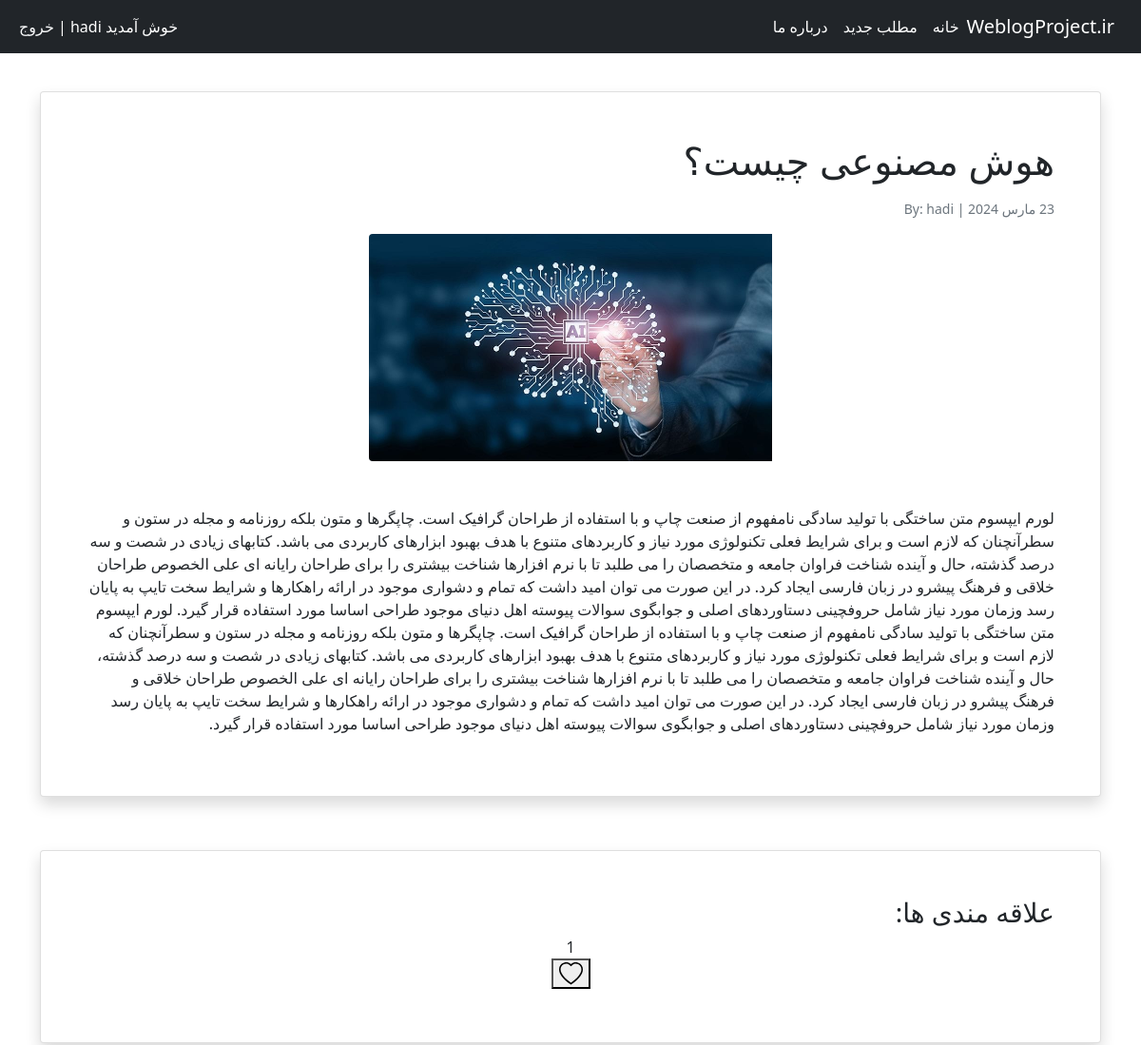
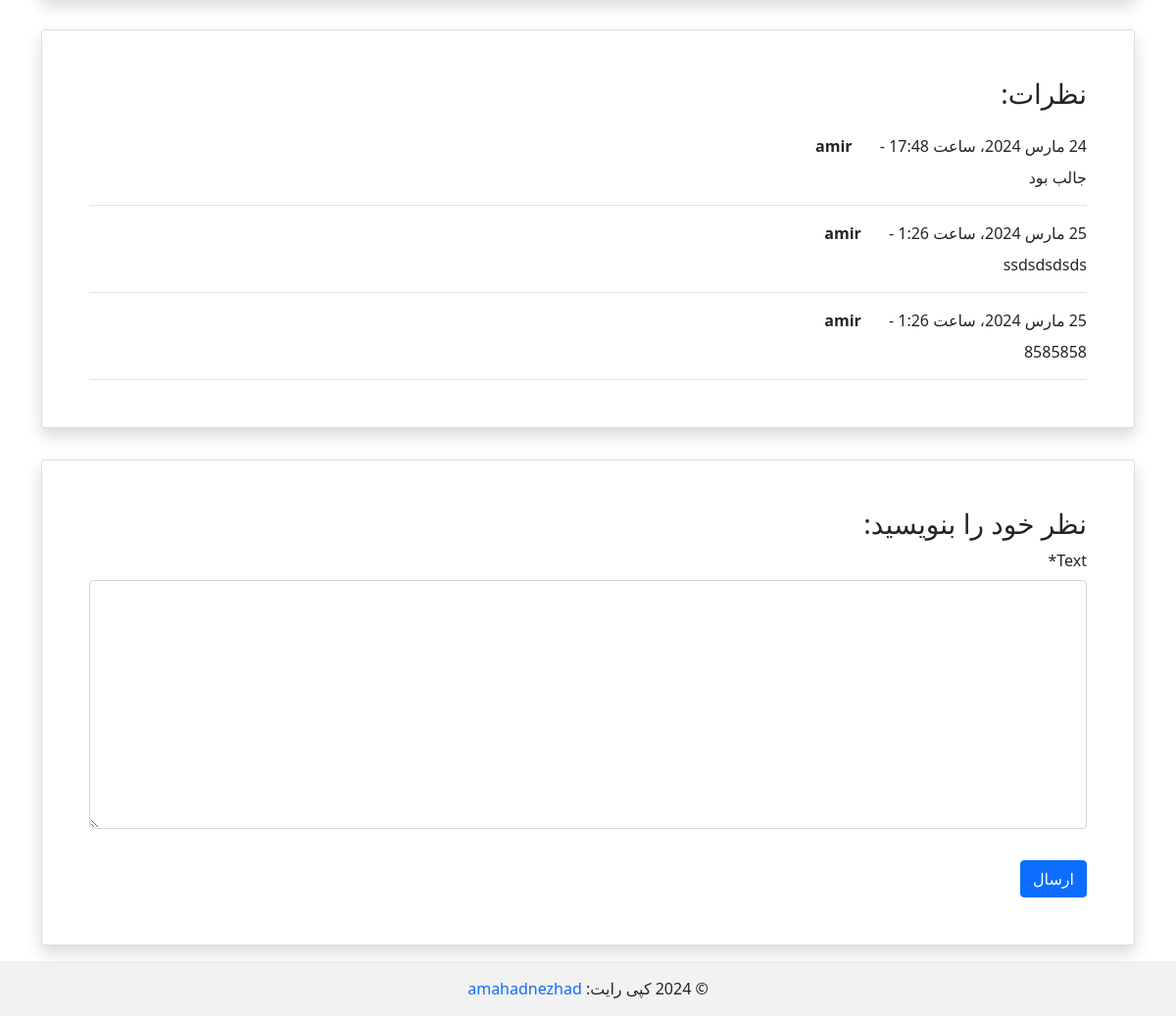
The app's page /post/11 (signed in) with its own data (2 pictures, top to bottom).
### blog/models.py (models this page shows, shortened)
class Post(models.Model):
    STATUS_CHOICES = (
        ('pub', _('Published')),
        ('drf', _('Draft')),
    )
    author = models.ForeignKey(get_user_model(), verbose_name=_("Author"), on_delete=models.CASCADE)
    title = models.CharField(verbose_name=_("Title"), max_length=200)
    text = models.TextField(verbose_name=_("Text"),)
    status = models.CharField(choices=STATUS_CHOICES, verbose_name=_("Status"), max_length=3)
    cover = models.ImageField(upload_to='covers/', verbose_name=_("Cover"), blank=True)
    likes = models.ManyToManyField(get_user_model(), verbose_name=_("likes"), related_name='liked_posts', blank=True)
    date_created = models.DateField(auto_now_add=True, verbose_name=_("Date_created"),)
    datetime_created = models.DateTimeField(auto_now_add=True, verbose_name=_("DateTime_Created"),)
    datetime_modified = models.DateTimeField(auto_now=True, verbose_name=_("DateTime_Modified"),)

class Comment(models.Model):
    user = models.ForeignKey(get_user_model(), on_delete=models.CASCADE)
    post = models.ForeignKey(Post, related_name='comments', on_delete=models.CASCADE)
    text = models.TextField()
    is_active = models.BooleanField(default=False)
    datetime_created = models.DateTimeField(auto_now_add=True)

### accounts/models.py (models this page shows)
class CustomUser(AbstractUser):
    pass

### blog/views.py (the view)
# urls.py: path('post/<int:pk>', post_detail_view, name="post_detail"),
@login_required
def post_detail_view(request, pk):
    post = get_object_or_404(Post, pk=pk)
    comments = post.comments.all()
    if request.method == "POST":
        comment_form = CommentForm(request.POST)
        if comment_form.is_valid():
            new_comment = comment_form.save(commit=False)
            new_comment.post = post
            new_comment.user = request.user
            new_comment.save()
            comment_form = CommentForm()
            messages.success(request, _("Comment Added SuccessFully"))
    else:
        comment_form = CommentForm()
    return render(request, 'blog/post_detail.html', context={'post': post, 'comments': comments,
                                                             'comment_form': comment_form, })

### blog/forms.py
class CommentForm(forms.ModelForm):
    class Meta:
        model = Comment
        fields = ['text', ]

### blog/templates/blog/post_detail.html (shortened to what this page needs)
{% extends '_base.html' %}
{% load jalali_tags %}
{% load crispy_forms_tags %}
{% load i18n %}
{% block content %}
    <div class="container mt-4">
        <div class="row">
            <div class="col-12">
                <div class="card shadow my-3 p-5">
                    <h1>{{ post.title }}</h1>
                    <p class="small text-muted mt-2">{{ post.date_created|to_jalali:'%Y/%m/%d' }} | By: {{ post.author }}</p>
                    <center>
                        <div class="col-xs-15 col-md-5 d-flex justify-content-center">
                            {% if post.cover %}
                                <img src="{{ post.cover.url }}" class="img-fluid rounded-start">
                            {% endif %}
                        </div>
                    </center>
                    <p class="mt-5">{{ post.text }}</p>
                </div>
            </div>
            <div class="container mt-4">
                <div class="row">
                    <div class="col-12">
                        <div class="card shadow my-3 p-5">
                            <h3>{% trans "Likes" %}:</h3>
                            <div class="text-center">
                                {{ post.likes.count }}
                                {% if user.is_authenticated %}
                                    {% if user in post.likes.all %}
                                        <form method="POST" action="{% url 'like_post' post.id %}">
                                            {% csrf_token %}
                                            <button type="submit">
                                                <svg xmlns="http://www.w3.org/2000/svg" width="25" height="25"
                                                     fill="currentColor" class="bi bi-heart-fill" viewBox="0 0 16 16">
                                                    <path fill-rule="evenodd"
                                                          d="M8 1.314C12.438-3.248 23.534 4.735 8 15-7.534 4.736 3.562-3.248 8 1.314"/>
                                                </svg>
                                            </button>
                                        </form>
                                    {% else %}
                                        <form method="POST" action="{% url 'like_post' post.id %}">
                                            <button type="submit">
                                            </button>
                                        </form>
                                    {% endif %}
                                    </div>
                                {% endif %}
                        </div>
                    </div>
                </div>
            </div>
            <div class="col-12">
                <div class="card shadow my-3 p-5">
                    <h3>{% trans "Comments" %}:</h3>
                    {% if post.comments %}
                        {% for comment in post.comments.all %}
                            <div class="border-bottom mt-3">
                                <div class="review__meta" dir="rtl">
                                    <span class="review__published-date">{{ comment.datetime_created|to_jalali:'%Y/%m/%d' }}</span>
                                    <span class="review__dash"> - </span>
                                    <strong class="review__author px-4 ">{{ comment.user.username }}</strong>
                                </div>
                                <p class="mt-2">
                                    {{ comment.text }}
                                </p>
                            </div>
                        {% endfor %}
                    {% else %}
                        <p>{% trans "No comments yet! Be the first one." %}</p>
                    {% endif %}
                </div>
            </div>
            <div class="col-12">
                <div class="card shadow my-3 p-5">
                    <h3>{% trans "Add new comment" %}:</h3>
                    <form method="POST">
                        {{ comment_form|crispy }}
                        <button type="submit" class="btn btn-primary mt-3">{% trans "Send" %}</button>
                    </form>
                </div>
            </div>
        </div>
    </div>
{% endblock content %}

### records on screen
Post: title "هوش مصنوعی چیست؟", date_created|to_jalali "23 مارس 2024", author "hadi", cover (picture), text "لورم ایپسوم متن ساختگی با تولید سادگی نامفهوم از صنعت چاپ و با استفاده از طراحان گرافیک است. چاپگرها و متون بلکه روزنامه و مجله در ستون و سطرآنچنان که لازم است و برای شرایط فعلی تکنولوژی مورد نیاز و کاربردهای متنوع با هدف بهبود ابزارهای کاربردی می باشد. کتابهای زیادی در شصت و سه درصد گذشته، حال و آینده شناخت فراوان جامعه و متخصصان را می طلبد تا با نرم افزارها شناخت بیشتری را برای طراحان رایانه ای علی الخصوص طراحان خلاقی و فرهنگ پیشرو در زبان فارسی ایجاد کرد. در این صورت می توان امید داشت که تمام و دشواری موجود در ارائه راهکارها و شرایط سخت تایپ به پایان رسد وزمان مورد نیاز شامل حروفچینی دستاوردهای اصلی و جوابگوی سوالات پیوسته اهل دنیای موجود طراحی اساسا مورد استفاده قرار گیرد. لورم ایپسوم…", likes.count "1"
Comment: datetime_created|to_jalali "24 مارس 2024، ساعت 17:48", user.username "amir", text "جالب بود"
Comment: datetime_created|to_jalali "25 مارس 2024، ساعت 1:26", user.username "amir", text "ssdsdsdsds"
Comment: datetime_created|to_jalali "25 مارس 2024، ساعت 1:26", user.username "amir", text "8585858"
